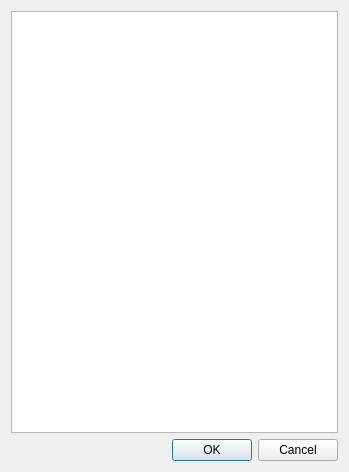
<?xml version="1.0" encoding="UTF-8"?>
<ui version="4.0">
 <class>Dialog</class>
 <widget class="QDialog" name="Dialog">
  <property name="geometry">
   <rect>
    <x>0</x>
    <y>0</y>
    <width>349</width>
    <height>472</height>
   </rect>
  </property>
  <property name="windowTitle">
   <string>Valitse kaavamääräysryhmä</string>
  </property>
  <layout class="QVBoxLayout" name="verticalLayout">
   <item>
    <widget class="QListWidget" name="regulation_groups_list">
     <property name="viewMode">
      <enum>QListView::ListMode</enum>
     </property>
    </widget>
   </item>
   <item>
    <widget class="QDialogButtonBox" name="button_box">
     <property name="orientation">
      <enum>Qt::Horizontal</enum>
     </property>
     <property name="standardButtons">
      <set>QDialogButtonBox::Cancel|QDialogButtonBox::Ok</set>
     </property>
    </widget>
   </item>
  </layout>
 </widget>
 <resources/>
 <connections>
  <connection>
   <sender>button_box</sender>
   <signal>rejected()</signal>
   <receiver>Dialog</receiver>
   <slot>reject()</slot>
   <hints>
    <hint type="sourcelabel">
     <x>316</x>
     <y>260</y>
    </hint>
    <hint type="destinationlabel">
     <x>286</x>
     <y>274</y>
    </hint>
   </hints>
  </connection>
  <connection>
   <sender>button_box</sender>
   <signal>accepted()</signal>
   <receiver>Dialog</receiver>
   <slot>accept()</slot>
   <hints>
    <hint type="sourcelabel">
     <x>248</x>
     <y>254</y>
    </hint>
    <hint type="destinationlabel">
     <x>157</x>
     <y>274</y>
    </hint>
   </hints>
  </connection>
 </connections>
</ui>
